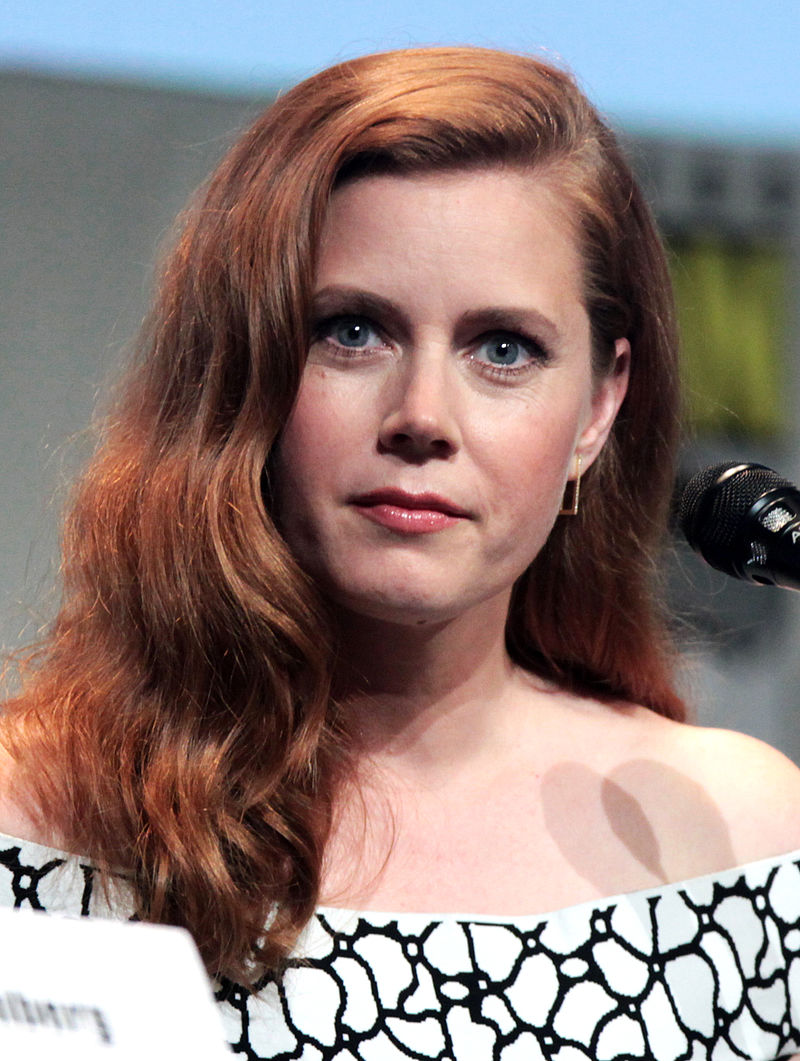
#> input picture test/adams.jpg, 800 x 1061 px
$ python -i __init__.py   (imports and definitions only)   (Python 2 division)   (older library calls are emulated)
#> lines starting #> are read from the running program, lines starting #| are printed output that depends on the picture
#> further down, picture is the input picture: shape (1061, 800, 3); mean B, G, R 120.4, 124.4, 142.7
#!/usr/bin/env python
# facedetect: a simple face detector for batch processing
# Copyright(c) 2013 by wave++ "Yuri D'Elia" <wavexx@thregr.org>
# Distributed under GPL2 (see COPYING) WITHOUT ANY WARRANTY.
from __future__ import print_function

import argparse
import numpy as np
import cv2
import math
import sys
import os


# CV compatibility stubs
if 'IMREAD_GRAYSCALE' not in dir(cv2):
    cv2.IMREAD_GRAYSCALE = 0L


# Profiles
PROFILES = {
    'HAAR_FRONTALFACE_ALT2': os.path.dirname(os.path.abspath(__file__))+'/haarcascade_frontalface_alt2.xml'
}


# Support functions
def error(msg):
    sys.stderr.write("{}: error: {}\n".format(os.path.basename(sys.argv[0]), msg))


def fatal(msg):
    error(msg)
    sys.exit(1)


def check_profiles():
    for k, v in PROFILES.iteritems():
        if not os.path.exists(v):
            fatal("cannot load {} from {}".format(k, v))


def rank(im, rects):
    scores = []
    best = None

    for i in range(len(rects)):
        rect = rects[i]
        b = min(rect[2], rect[3]) / 10.
        rx = (rect[0] + b, rect[0] + rect[2] - b)
        ry = (rect[1] + b, rect[1] + rect[3] - b)
        roi = im[ry[0]:ry[1], rx[0]:rx[1]]
        s = (rect[2] + rect[3]) / 2.

        scale = 100. / max(rect[2], rect[3])
        dsize = (int(rect[2] * scale), int(rect[3] * scale))
        roi_n = cv2.resize(roi, dsize, interpolation=cv2.INTER_CUBIC)
        roi_l = cv2.Laplacian(roi_n, cv2.CV_8U)
        e = np.sum(roi_l) / (dsize[0] * dsize[1])

        dx = im.shape[1] / 2 - rect[0] + rect[2] / 2
        dy = im.shape[0] / 2 - rect[1] + rect[3] / 2
        d = math.sqrt(dx ** 2 + dy ** 2) / (max(im.shape) / 2)

        scores.append({'s': s, 'e': e, 'd': d})

    sMax = max([x['s'] for x in scores])
    eMax = max([x['e'] for x in scores])

    for i in range(len(scores)):
        s = scores[i]
        sN = s['sN'] = s['s'] / sMax
        eN = s['eN'] = s['e'] / eMax
        f = s['f'] = eN * 0.7 + (1 - s['d']) * 0.1 + sN * 0.2

    ranks = range(len(scores))
    ranks = sorted(ranks, reverse=True, key=lambda x: scores[x]['f'])
    for i in range(len(scores)):
        scores[ranks[i]]['RANK'] = i

    return scores, ranks[0]


def detect(im):
    # [15 lines of commented-out code are left out]
    im = cv2.cvtColor(im,cv2.COLOR_BGR2GRAY)
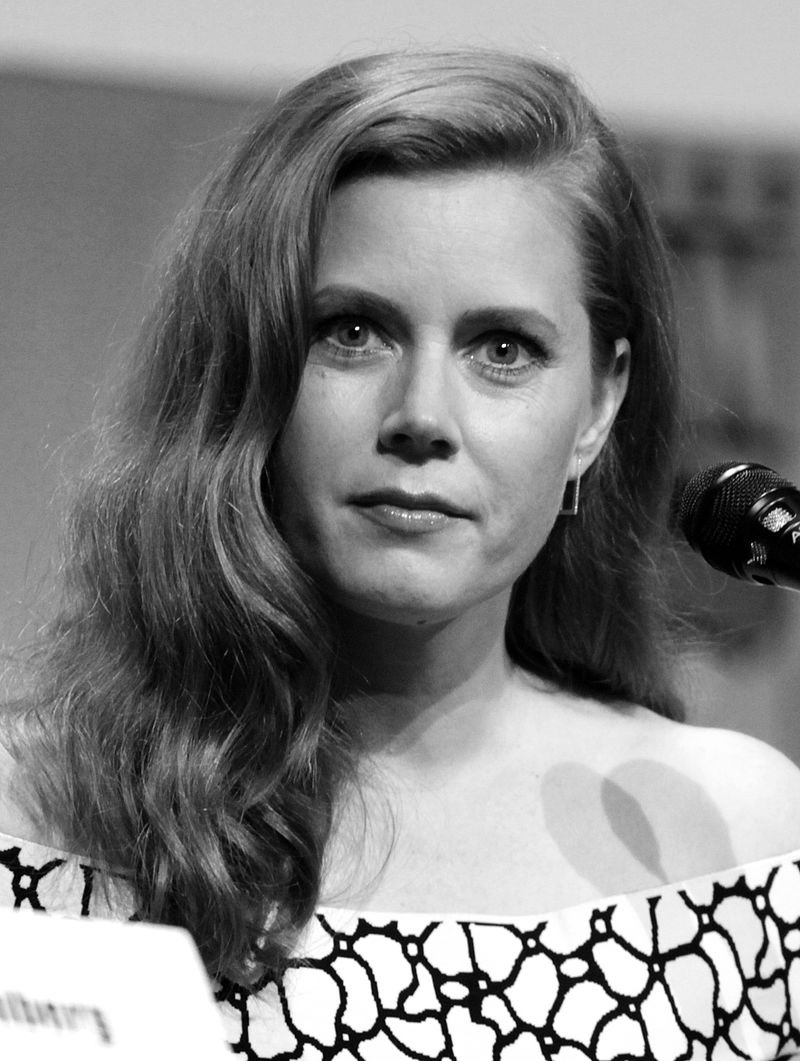
#> im: shape (1061, 800); min 0, max 255, mean 129.4
    im = cv2.equalizeHist(im)
    side = math.sqrt(im.size)
#> side = 921.3
    minlen = int(side / 20)
#> minlen = 46
    maxlen = int(side / 2)
#> maxlen = 460
    flags = cv2.cv.CV_HAAR_DO_CANNY_PRUNING

    # optimize queries when possible
    # if args.biggest or args.query:
    #     flags |= cv2.cv.CV_HAAR_FIND_BIGGEST_OBJECT

    # frontal faces
    cc = cv2.CascadeClassifier(PROFILES['HAAR_FRONTALFACE_ALT2'])
    features = cc.detectMultiScale(im, 1.1, 4, flags, (minlen, minlen), (maxlen, maxlen))
#> features = [[254, 207, 353, 353]]
    # if args.query:
    #     return 0 if len(features) else 2

    # compute scores
    scores = []
    best = None
    if len(features) and True:
        scores, best = rank(im, features)
#> the loop in rank, `for i in range(len(rects)):` made 1 pass
#> (rect, b, rx, ry) on pass 1: ([254, 207, 353, 353], 35.3, (289.3, 571.7), (242.3, 524.7))
#> after the loop in rank, `for i in range(len(rects)):`: scores = []

    return features,scores


# [2 lines not run here, left out]

>>> import cv2
>>> picture = cv2.imread('../test/adams.jpg')
#> (the run stopped early here; a loop or call above may not have finished)

$ run again, on test/carell.jpg
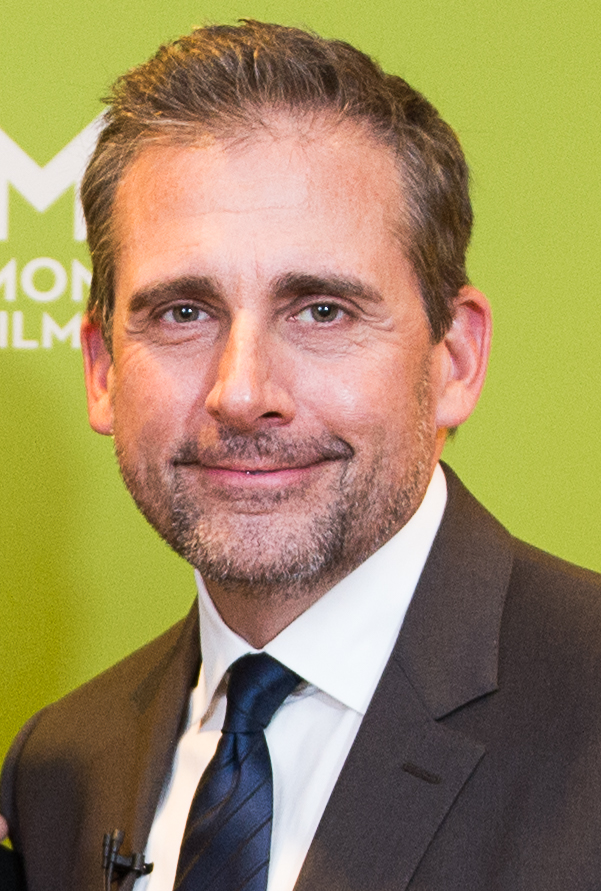
#> input picture test/carell.jpg, 601 x 891 px
#> picture is the input picture: shape (891, 601, 3); mean B, G, R 95.3, 137.9, 156.4
#> in detect, `im = cv2.cvtColor(im,cv2.COLOR_BGR2GRAY)`:
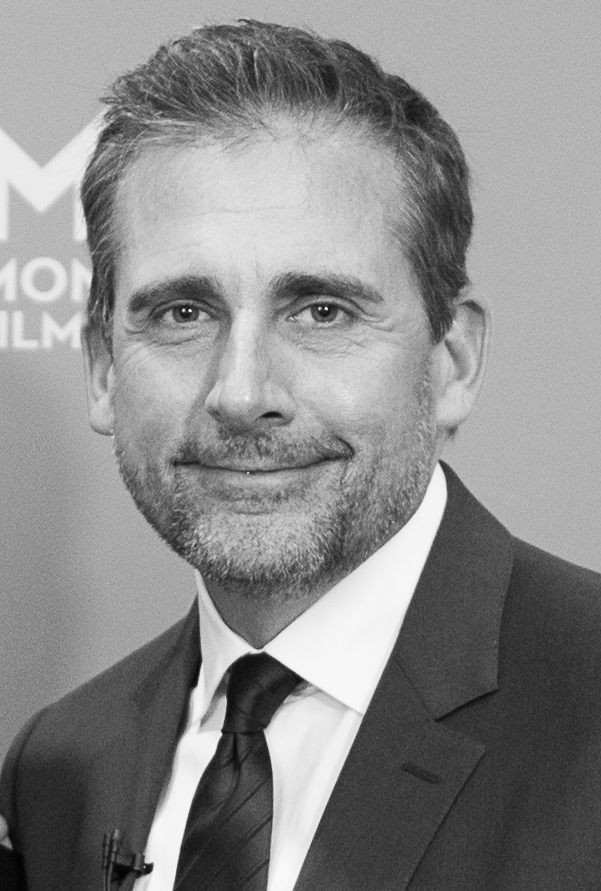
#> im: shape (891, 601); min 1, max 249, mean 138.6
#> in detect, `im = cv2.equalizeHist(im)`:
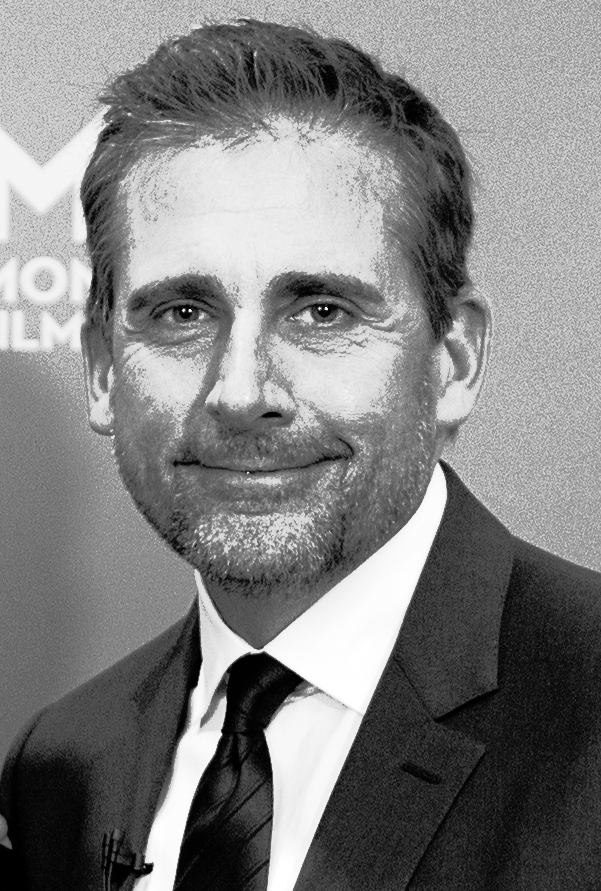
#> im: shape (891, 601); min 0, max 255, mean 128.5
#> features = [[88, 192, 319, 319]]
#> the loop in rank, `for i in range(len(rects)):` made 1 pass
#> (rect, b, rx, ry) on pass 1: ([88, 192, 319, 319], 31.9, (119.9, 375.1), (223.9, 479.1))
#> after the loop in rank, `for i in range(len(rects)):`: scores = []

$ run again, on test/clapton-1.jpg
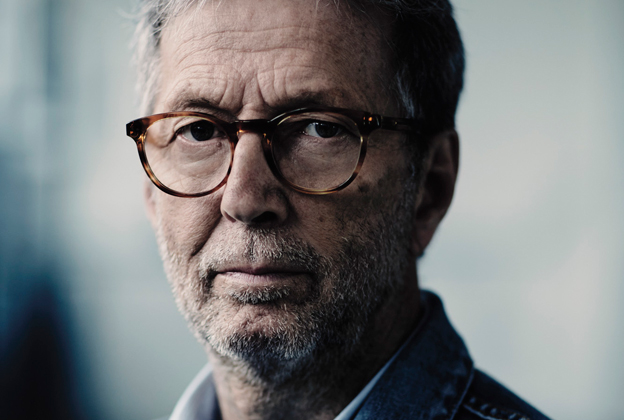
#> input picture test/clapton-1.jpg, 624 x 420 px
#> picture is the input picture: shape (420, 624, 3); mean B, G, R 121.3, 120.8, 119
#> in detect, `im = cv2.cvtColor(im,cv2.COLOR_BGR2GRAY)`:
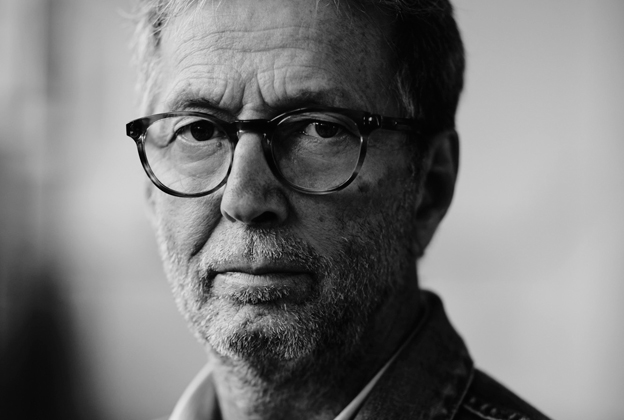
#> im: shape (420, 624); min 0, max 231, mean 120.3
#> in detect, `im = cv2.equalizeHist(im)`:
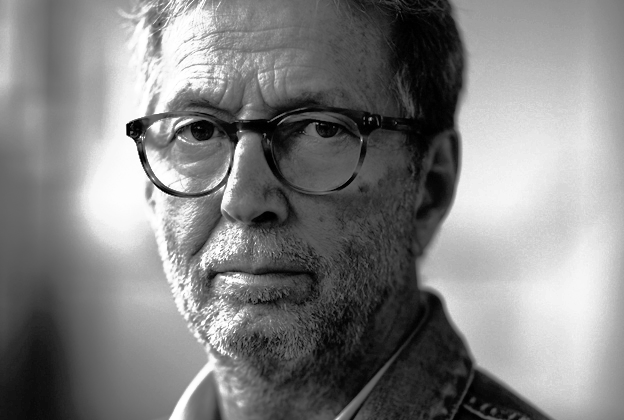
#> im: shape (420, 624); min 0, max 255, mean 128.5
#> features = ()
#> result = ((), [])

$ run again, on test/clapton-2.jpg
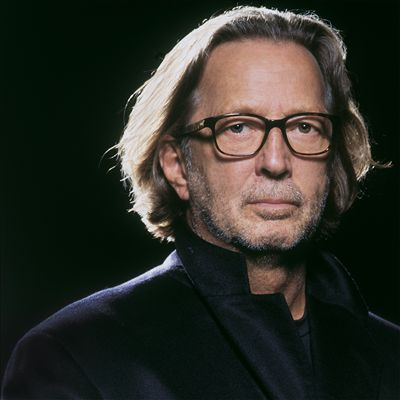
#> input picture test/clapton-2.jpg, 400 x 400 px
#> picture is the input picture: shape (400, 400, 3); mean B, G, R 39.9, 47.2, 46
#> in detect, `im = cv2.cvtColor(im,cv2.COLOR_BGR2GRAY)`:
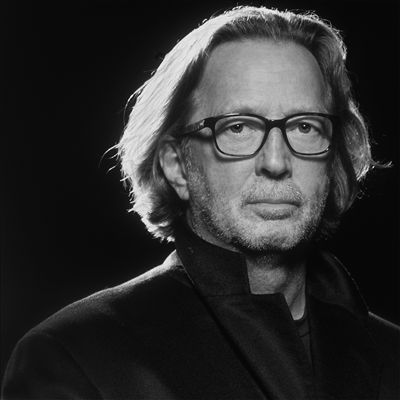
#> im: shape (400, 400); min 1, max 254, mean 46
#> in detect, `im = cv2.equalizeHist(im)`:
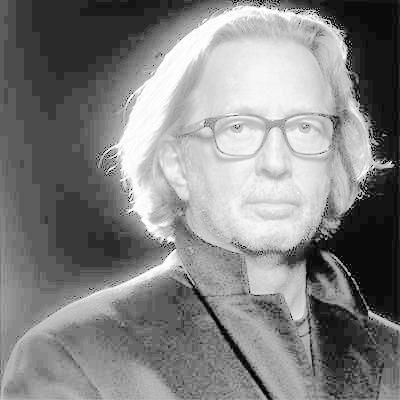
#> im: shape (400, 400); min 0, max 255, mean 131.3
#> features = [[191, 61, 166, 166]]
#> the loop in rank, `for i in range(len(rects)):` made 1 pass
#> (rect, b, rx, ry) on pass 1: ([191, 61, 166, 166], 16.6, (207.6, 340.4), (77.6, 210.4))
#> after the loop in rank, `for i in range(len(rects)):`: scores = []
